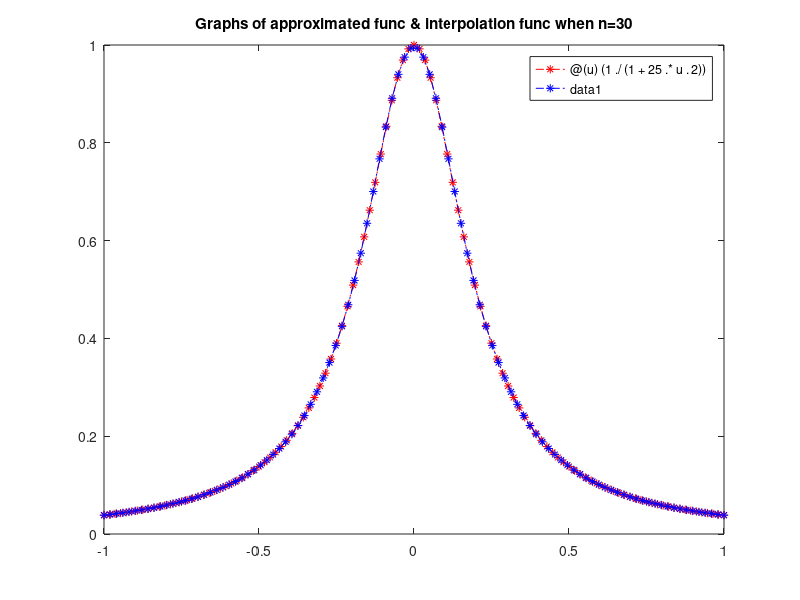

This figure's MATLAB source: (Note: this script raises an error after producing the figure.)
clc
clear

n = 30;
k = 1:n+1;
x = cos((2.*(k-1)*pi/(2*(n+1))));
phi = 1./(1+25.*x.^2);

u = linspace(-1,1,100);
v = zeros(size(u));

for k = 1:n+1
    w = ones(size(u));
    for j = [1:k-1 k+1:n+1]
        w = (u-x(j))./(x(k)-x(j)).*w;
    end
    v = v + phi(k)*w;
end

y = @(u)(1./(1+25.*u.^2));
fplot(y,[-1,1],'r-.*');
hold on
plot(u,v,'b-.*')
title('Graphs of approximated func & interpolation func when n=30');
legend('Approximated Func','Interpolation Func',1)